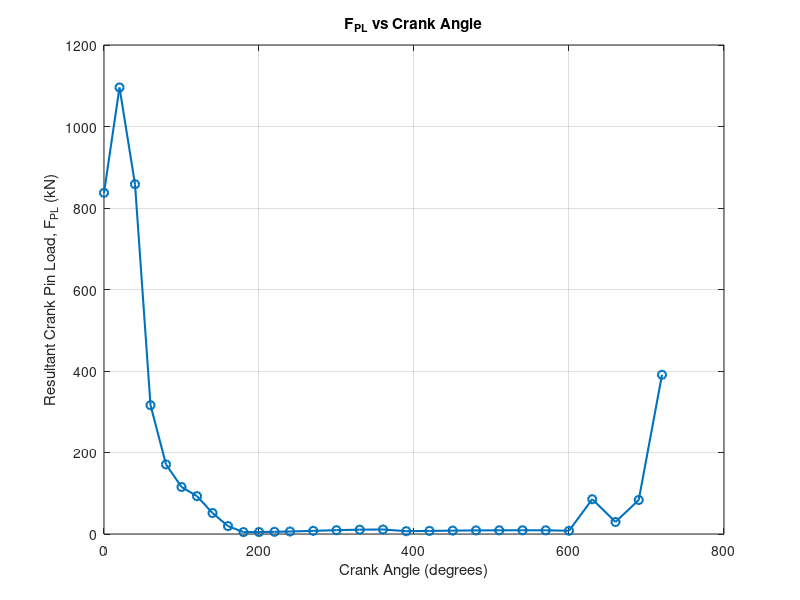

This figure's MATLAB source:
% Crank Pin Load Analysis
% This script calculates the resultant crank pin load vs crank angle
% and generates a plot and table with the results

%% ================= INPUT DATA =================
theta = [
    0 20 40 60 80 100 120 140 160 180 200 220 240 270 300 330 360 ...
    390 420 450 480 510 540 570 600 630 660 690 720
];

Fg = [
    65 85 66 24 13 9 7.5 4.5 2.1 0.25 0.25 0.25 0.25 0.25 0.25 ...
    0.25 0.25 -0.10 -0.10 -0.10 -0.10 -0.10 -0.10 -0.10 -0.01 ...
    6.6 2.0 6.0 30 65
] * 1e3;

%% ================= GIVEN CONSTANTS =================
m_big = 3.534;        % Big end mass (kg)
a_big = 2229.67;      % Big end acceleration (m/s^2)

%% ================= CALCULATIONS ====================
theta_rad = deg2rad(theta);

phi = asin( sin(theta_rad) / 4 );

% Note: Fg array has 30 elements while theta has 29
% Using only the first 29 elements of Fg to match theta
Q = (-12.760) .* ...
    (cos(theta_rad) + cos(2*theta_rad)/4 + Fg(1:length(theta))) ./ cos(phi);

Fcr = m_big * a_big;

Fpl = sqrt(Q.^2 + Fcr^2 - 2 .* Q .* Fcr .* cos(theta_rad + phi));

Fpl_kN = Fpl / 1000;

% Display table in console format
disp('Table: FPL vs Crank Angle')
disp('=======================================')
disp('Crank Angle (deg)    FPL (kN)')
disp('=======================================')
for i = 1:length(theta)
    fprintf('%12.0f         %8.2f\n', theta(i), Fpl_kN(i));
end
disp('=======================================')

Fpl_avg = mean(Fpl);    % Average resultant load (N)

%% ================= PLOTTING ====================
figure
plot(theta, Fpl/1000, '-o', 'LineWidth', 1.5)
grid on
xlabel('Crank Angle (degrees)')
ylabel('Resultant Crank Pin Load, F_{PL} (kN)')
title('F_{PL} vs Crank Angle')

% Save the plot
print('-dpng', 'crank_pin_load_plot.png')
disp('Plot saved as: crank_pin_load_plot.png')

%% ================= RESULTS ====================
fprintf('\nAverage Resultant Crank Pin Load F_PL(avg) = %.2f kN\n', ...
        Fpl_avg/1000);

% Save table to CSV file
fid = fopen('crank_pin_load_table.csv', 'w');
fprintf(fid, 'Crank_Angle_deg,FPL_kN\n');
for i = 1:length(theta)
    fprintf(fid, '%.0f,%.2f\n', theta(i), Fpl_kN(i));
end
fclose(fid);
disp('Table saved as: crank_pin_load_table.csv')
